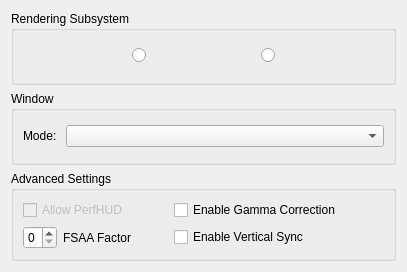
<ui version="4.0" >
 <class>GraphicsSettingsWidget</class>
 <widget class="QWidget" name="GraphicsSettingsWidget" >
  <property name="geometry" >
   <rect>
    <x>0</x>
    <y>0</y>
    <width>407</width>
    <height>272</height>
   </rect>
  </property>
  <property name="windowTitle" >
   <string>Form</string>
  </property>
  <layout class="QGridLayout" name="gridLayout_4" >
   <item row="0" column="0" >
    <widget class="QGroupBox" name="groupBox" >
     <property name="title" >
      <string>Rendering Subsystem</string>
     </property>
     <layout class="QGridLayout" name="gridLayout" >
      <item row="0" column="0" >
       <layout class="QHBoxLayout" name="horizontalLayout" >
        <item>
         <spacer name="horizontalSpacer_5" >
          <property name="orientation" >
           <enum>Qt::Horizontal</enum>
          </property>
          <property name="sizeHint" stdset="0" >
           <size>
            <width>40</width>
            <height>20</height>
           </size>
          </property>
         </spacer>
        </item>
        <item>
         <widget class="QRadioButton" name="mOpenGLRadioButton" >
          <property name="toolTip" >
           <string>OpenGL Rendering Subsystem</string>
          </property>
          <property name="text" >
           <string/>
          </property>
          <property name="icon" >
           <iconset resource="../resources/resources.qrc" >
            <normaloff>:/images/logos/OpenGL.png</normaloff>:/images/logos/OpenGL.png</iconset>
          </property>
          <property name="iconSize" >
           <size>
            <width>64</width>
            <height>64</height>
           </size>
          </property>
          <property name="checked" >
           <bool>false</bool>
          </property>
         </widget>
        </item>
        <item>
         <spacer name="horizontalSpacer_6" >
          <property name="orientation" >
           <enum>Qt::Horizontal</enum>
          </property>
          <property name="sizeHint" stdset="0" >
           <size>
            <width>40</width>
            <height>20</height>
           </size>
          </property>
         </spacer>
        </item>
        <item>
         <widget class="QRadioButton" name="mDirect3D9RadioButton" >
          <property name="enabled" >
           <bool>true</bool>
          </property>
          <property name="toolTip" >
           <string>Direct3D9 Rendering Subsystem</string>
          </property>
          <property name="text" >
           <string/>
          </property>
          <property name="icon" >
           <iconset resource="../resources/resources.qrc" >
            <normaloff>:/images/logos/DirectX9.png</normaloff>:/images/logos/DirectX9.png</iconset>
          </property>
          <property name="iconSize" >
           <size>
            <width>64</width>
            <height>64</height>
           </size>
          </property>
          <property name="checked" >
           <bool>false</bool>
          </property>
         </widget>
        </item>
        <item>
         <spacer name="horizontalSpacer_7" >
          <property name="orientation" >
           <enum>Qt::Horizontal</enum>
          </property>
          <property name="sizeHint" stdset="0" >
           <size>
            <width>40</width>
            <height>20</height>
           </size>
          </property>
         </spacer>
        </item>
       </layout>
      </item>
     </layout>
    </widget>
   </item>
   <item row="1" column="0" >
    <widget class="QGroupBox" name="groupBox_2" >
     <property name="title" >
      <string>Window</string>
     </property>
     <layout class="QGridLayout" name="gridLayout_2" >
      <item row="0" column="0" >
       <widget class="QLabel" name="label" >
        <property name="sizePolicy" >
         <sizepolicy vsizetype="Preferred" hsizetype="Minimum" >
          <horstretch>0</horstretch>
          <verstretch>0</verstretch>
         </sizepolicy>
        </property>
        <property name="text" >
         <string>Mode: </string>
        </property>
       </widget>
      </item>
      <item row="0" column="1" >
       <widget class="QComboBox" name="mWindowModeComboBox" >
        <property name="sizePolicy" >
         <sizepolicy vsizetype="Fixed" hsizetype="Expanding" >
          <horstretch>0</horstretch>
          <verstretch>0</verstretch>
         </sizepolicy>
        </property>
       </widget>
      </item>
     </layout>
    </widget>
   </item>
   <item row="2" column="0" >
    <widget class="QGroupBox" name="groupBox_3" >
     <property name="title" >
      <string>Advanced Settings</string>
     </property>
     <layout class="QGridLayout" name="gridLayout_3" >
      <item row="0" column="0" colspan="2" >
       <widget class="QCheckBox" name="mAllowPerfHUDCheckBox" >
        <property name="enabled" >
         <bool>false</bool>
        </property>
        <property name="text" >
         <string>Allow PerfHUD</string>
        </property>
        <property name="iconSize" >
         <size>
          <width>16</width>
          <height>16</height>
         </size>
        </property>
       </widget>
      </item>
      <item row="0" column="2" >
       <spacer name="horizontalSpacer" >
        <property name="orientation" >
         <enum>Qt::Horizontal</enum>
        </property>
        <property name="sizeHint" stdset="0" >
         <size>
          <width>1</width>
          <height>20</height>
         </size>
        </property>
       </spacer>
      </item>
      <item row="0" column="3" colspan="2" >
       <widget class="QCheckBox" name="mEnableGammaCorrectionCheckBox" >
        <property name="text" >
         <string>Enable Gamma Correction</string>
        </property>
       </widget>
      </item>
      <item row="0" column="5" >
       <spacer name="horizontalSpacer_2" >
        <property name="orientation" >
         <enum>Qt::Horizontal</enum>
        </property>
        <property name="sizeHint" stdset="0" >
         <size>
          <width>1</width>
          <height>20</height>
         </size>
        </property>
       </spacer>
      </item>
      <item row="1" column="0" >
       <widget class="QSpinBox" name="mFSSAFactorSpinBox" >
        <property name="maximum" >
         <number>8</number>
        </property>
        <property name="singleStep" >
         <number>2</number>
        </property>
       </widget>
      </item>
      <item row="1" column="1" >
       <widget class="QLabel" name="mFSSAFactorLabel" >
        <property name="text" >
         <string>FSAA Factor</string>
        </property>
       </widget>
      </item>
      <item row="1" column="2" >
       <spacer name="horizontalSpacer_3" >
        <property name="orientation" >
         <enum>Qt::Horizontal</enum>
        </property>
        <property name="sizeHint" stdset="0" >
         <size>
          <width>1</width>
          <height>20</height>
         </size>
        </property>
       </spacer>
      </item>
      <item row="1" column="3" >
       <widget class="QCheckBox" name="mEnableVerticalSyncCheckBox" >
        <property name="text" >
         <string>Enable Vertical Sync</string>
        </property>
       </widget>
      </item>
      <item row="1" column="4" colspan="2" >
       <spacer name="horizontalSpacer_4" >
        <property name="orientation" >
         <enum>Qt::Horizontal</enum>
        </property>
        <property name="sizeHint" stdset="0" >
         <size>
          <width>25</width>
          <height>20</height>
         </size>
        </property>
       </spacer>
      </item>
     </layout>
    </widget>
   </item>
  </layout>
 </widget>
 <resources>
  <include location="../resources/resources.qrc" />
 </resources>
 <connections/>
</ui>
